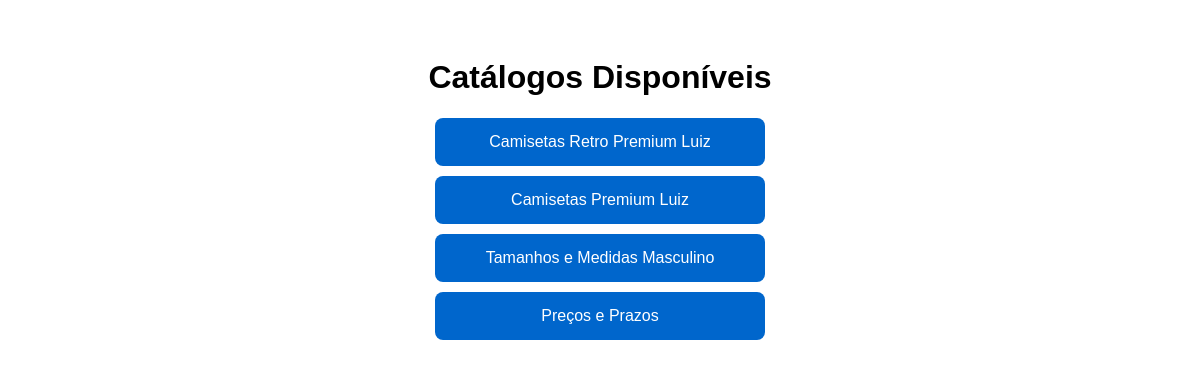
Before: / with the older database file.
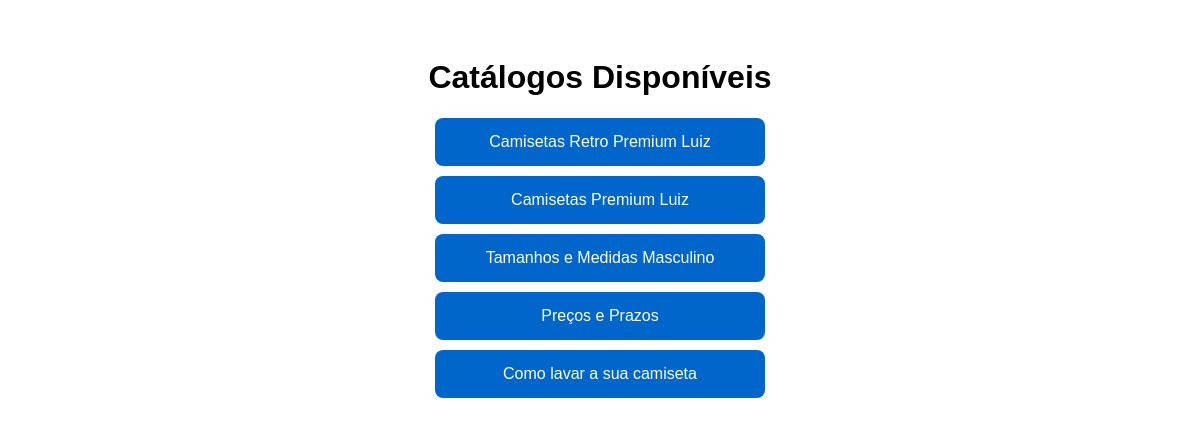
After: the same page with the newer database file.
### tables this page shows
CREATE TABLE catalogos (
    id INTEGER PRIMARY KEY AUTOINCREMENT,
    nome TEXT NOT NULL,
    link TEXT NOT NULL
);

### app.py (the view)
@app.route("/")
def index():
    conn = get_db_connection()
    catalogos = conn.execute('SELECT * FROM catalogos').fetchall()
    conn.close()
    return render_template("index.html", catalogos=catalogos)

### app.py (called while the page is built)
def get_db_connection():
    conn = sqlite3.connect('catalogos.db')
    conn.row_factory = sqlite3.Row
    return conn

### templates/index.html (shortened to what this page needs)
<!DOCTYPE html>
<html>
<head>
    <link rel="stylesheet" href="/static/style.css">
</head>
<body>
    <h1>Catálogos Disponíveis</h1>
    {% for item in catalogos %}
        <a class="btn" href="{{ item.link }}" target="_blank">{{ item.nome }}</a>
    {% endfor %}
</body>
</html>

### static/style.css (style rules this page uses)
body { font-family: sans-serif; text-align: center; padding: 30px; }
.btn { display: block; padding: 15px; margin: 10px auto; width: 300px; background-color: #0066cc; color: white; text-decoration: none; border-radius: 8px; }

Changed rows visible on the page:
added catalogos: nome "Como lavar a sua camiseta"
